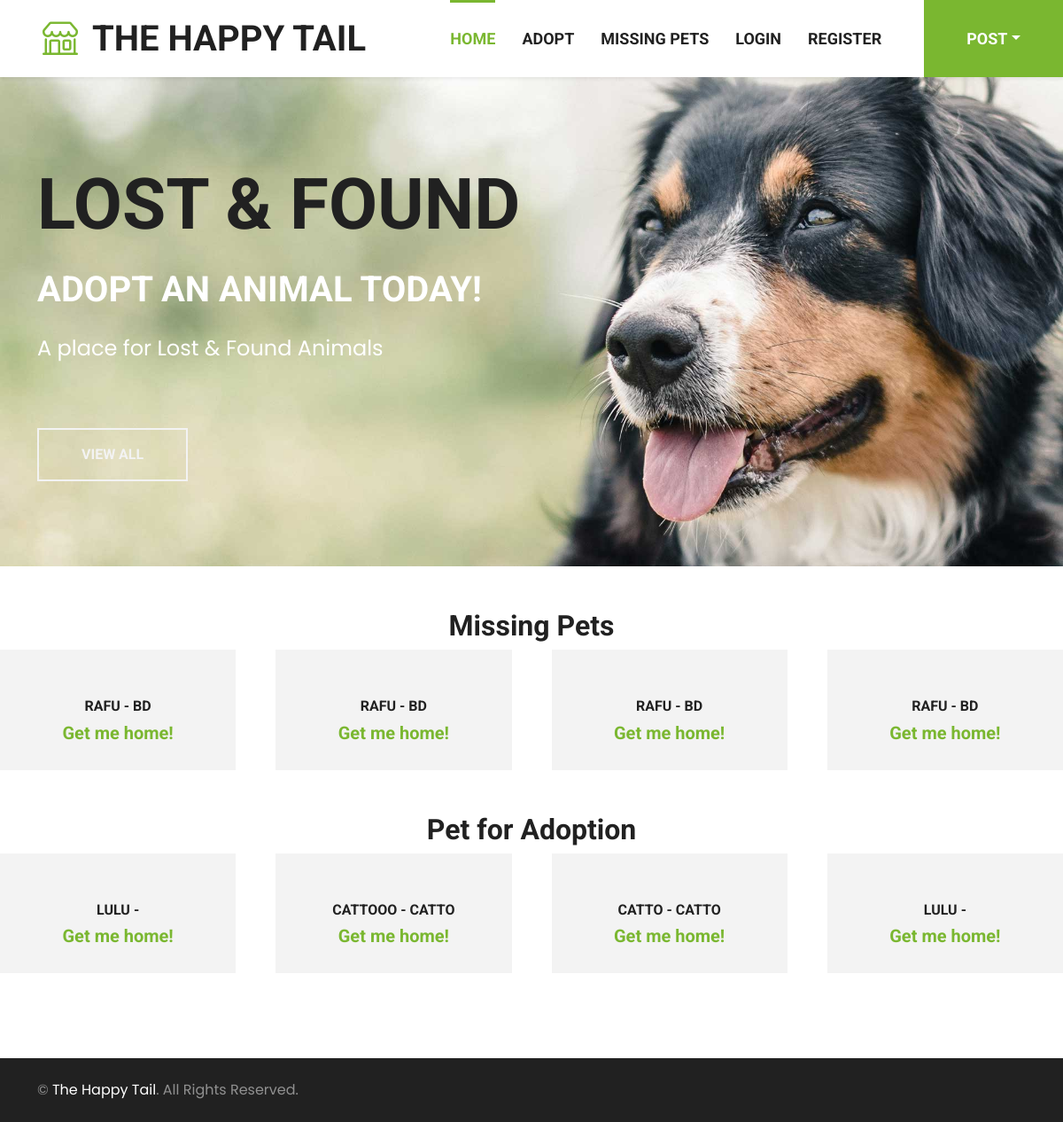
The app's page /, older data.
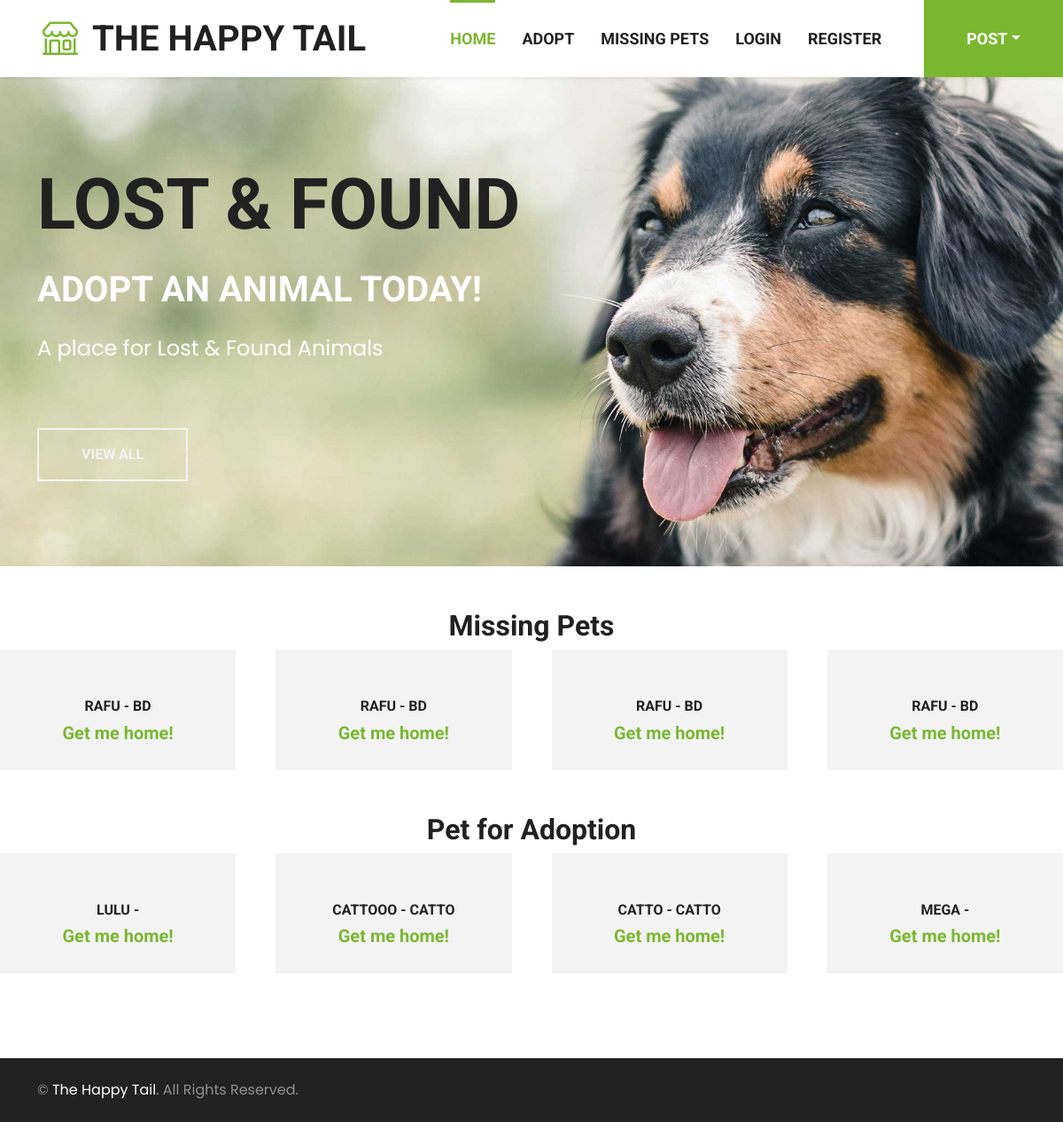
The same page, newer data.
### post/models.py (models this page shows, shortened)
class Post(models.Model):
    user = models.ForeignKey(CustomUser, on_delete=models.CASCADE, null=True, default=None)
    PET_TYPE_CHOICES = [
        ('cat', 'Cat'),
        ('dog', 'Dog'),
        ('bird', 'Bird'),
        ('other', 'Other'),
    ]
    pet_name = models.CharField(max_length=255)
    pet_type = models.CharField(max_length=10, choices=PET_TYPE_CHOICES)
    pet_breed = models.CharField(max_length=255, null=True, blank=True)
    pet_description = models.TextField(blank=True)
    pet_image = models.ImageField(upload_to='static/img/pet', null=True, blank=True)
    pet_vaccinated = models.BooleanField(null=True, blank=True)
    pet_colour = models.CharField(max_length=20, null=True, blank=True)
    pet_gender = models.CharField(max_length=20)
    pet_location = models.CharField(max_length=255)
    pet_mobile = models.CharField(max_length=20)
    created_at = models.DateTimeField(auto_now_add=True)
    updated_at = models.DateTimeField(auto_now=True)
    pet_age = models.IntegerField(null=True, default=0)
    class Meta:
        abstract = True

class MissingPost(Post):
    pet_last_seen_location = models.CharField(max_length=255)
    pet_datemissing = models.DateField(null=True,blank=True)
    pet_accessories = models.CharField(max_length=255 , null=True , blank= True)
    pet_rewards = models.CharField(max_length=255, null=True , blank=True)
    pet_still_missing = models.BooleanField(default=True)

class AdoptionPost(Post):
    pet_food = models.CharField(max_length=255, null=True, blank=True)
    pet_behaviour = models.CharField(max_length=255, null=True, blank=True)
    pet_physicalcondition = models.CharField(max_length=255, null=True, blank=True)
    pet_availability = models.BooleanField(default=True)

### base/views.py (the view)
# urls.py: path('',views.WelcomePage.as_view(), name='index'),
class WelcomePage(View):
    def get(self,request):
        a_pets = AdoptionPost.objects.filter(pet_availability=True)
        m_pets =  MissingPost.objects.filter(pet_still_missing= True)
        context={'missing_pets':m_pets, 'adoption_pets': a_pets}
        return render(request,'index.html', context)

### templates/index.html (shortened to what this page needs)
<!DOCTYPE html>
<html lang="en">
{% load static %}
<body>
    {% include 'navbar.html' %}
    <div class="container-fluid bg-primary py-5 mb-5 hero-header">
        <div class="container py-5">
            <div class="row justify-content-start">
                <div class="col-lg-8 text-center text-lg-start">
                    <h1 class="display-1 text-uppercase text-dark mb-lg-4">Lost & Found</h1>
                    <h1 class="text-uppercase text-white mb-lg-4">Adopt an Animal Today!</h1>
                    <p class="fs-4 text-white mb-lg-4">A place for Lost & Found Animals</p>
                    <div class="d-flex align-items-center justify-content-center justify-content-lg-start pt-5">
                        <a href="{% url 'view_all_adoption_post' %}" class="btn btn-outline-light border-2 py-md-3 px-md-5 me-5">View All</a>
                    </div>
                </div>
            </div>
        </div>
    </div>
    <h2 class="text-center">Missing Pets</h2>
    <div class="owl-carousel product-carousel">
        {% if missing_pets %}
            {% for pet in missing_pets %}
            <div class="pb-5">
                <div class="product-item position-relative bg-light d-flex flex-column text-center">
                    <h6 class="text-uppercase">{{ pet.pet_name }} - {{ pet.pet_breed }}</h6>
                    <h5 class="text-primary mb-0">Get me home!</h5>
                </div>
            </div>
            {% endfor %}
        {% else %}
            <h5 class="text-center">No pets are missing at this time.</h5>
        {% endif %}
    </div>
    <h2 class="text-center">Pet for Adoption</h2>
    <div class="owl-carousel product-carousel">
        {% if adoption_pets %}
            {% for pet in adoption_pets %}
            <div class="pb-5">
                <div class="product-item position-relative bg-light d-flex flex-column text-center">
                    <h6 class="text-uppercase">{{ pet.pet_name }} - {{ pet.pet_breed }}</h6>
                    <h5 class="text-primary mb-0">Get me home!</h5>
                </div>
            </div>
            {% endfor %}
        {% else %}
            <h5 class="text-center">No pets are missing at this time.</h5>
        {% endif %}
    </div>
    {% include 'footer.html' %}
</body>
</html>

Row changes from the older to the newer data that the page shows:
added AdoptionPost: pet_name "MEGA"
